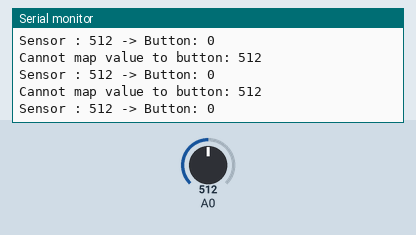
Bench run of a sketch on a simulated Arduino Uno, built with avr-gcc and run on an emulated ATmega328P. Shown: the last lines printed to the serial monitor. The inputs (shaded band) are chosen by the test bench; at power-on: A0 = 512. The audio player accepts every command and is not drawn.

Above: at 1.7 s.
1.8 s: A0 set to 716
At 2.9 s:
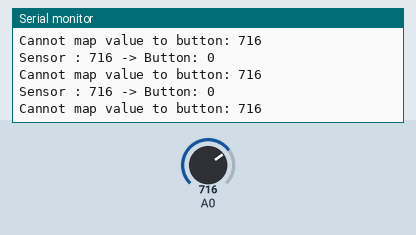
3.3 s: A0 set to 734
At 4.1 s:
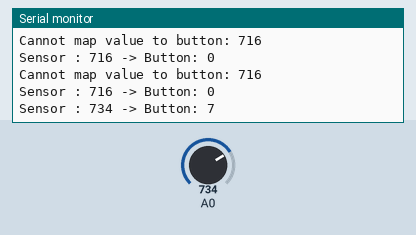
Timing chart, 0 to 6.3 s (numbered marks = the images above; inputs shaded):
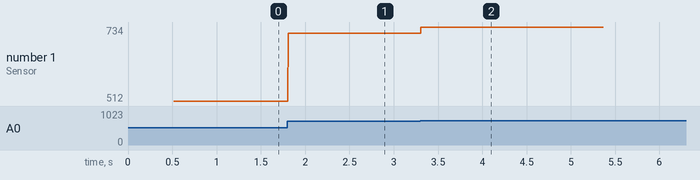

The sketch:

sound-board.ino
```cpp
#include "Arduino.h"
#include "DFRobotDFPlayerMini.h"
#include <SoftwareSerial.h>
SoftwareSerial softSerial(/*rx =*/13, /*tx =*/15);
#define FPSerial softSerial

DFRobotDFPlayerMini myDFPlayer;
int sensorValue = 0;  // variable to store the value coming from the sensor

void printDetail(uint8_t type, int value);

void setup()
{
  FPSerial.begin(9600);

  Serial.begin(115200);

  Serial.println();
  Serial.println(F("DFRobot DFPlayer Mini Demo"));
  Serial.println(F("Initializing DFPlayer ... (May take 3~5 seconds)"));

  if (!myDFPlayer.begin(FPSerial, /*isACK = */true, /*doReset = */true)) {  //Use serial to communicate with mp3.
    Serial.println(F("Unable to begin:"));
    Serial.println(F("1.Please recheck the connection!"));
    Serial.println(F("2.Please insert the SD card!"));
    while(true){
      delay(0); // Code to compatible with ESP8266 watch dog.
    }
  }
  Serial.println(F("DFPlayer Mini online."));

  myDFPlayer.volume(25);  //Set volume value. From 0 to 30
}

void loop()
{
  // read the value from the sensor:
  sensorValue = analogRead(A0);
  int buttonNumber = mapToButtonNumber(sensorValue);
  Serial.print(F("Sensor : "));
  Serial.print(sensorValue);
  Serial.print(F(" -> Button: "));
  Serial.println(buttonNumber);

  if (buttonNumber > 0) {
    //myDFPlayer.play(buttonNumber);
    myDFPlayer.playFolder(0, buttonNumber);
    delay(1000);
  }

  if (myDFPlayer.available()) {
    printDetail(myDFPlayer.readType(), myDFPlayer.read()); //Print the detail message from DFPlayer to handle different errors and states.
  }
}

void printDetail(uint8_t type, int value){
  switch (type) {
    case TimeOut:
      Serial.println(F("Time Out!"));
      break;
    case WrongStack:
      Serial.println(F("Stack Wrong!"));
      break;
    case DFPlayerCardInserted:
      Serial.println(F("Card Inserted!"));
      break;
    case DFPlayerCardRemoved:
      Serial.println(F("Card Removed!"));
      break;
    case DFPlayerCardOnline:
      Serial.println(F("Card Online!"));
      break;
    case DFPlayerUSBInserted:
      Serial.println("USB Inserted!");
      break;
    case DFPlayerUSBRemoved:
      Serial.println("USB Removed!");
      break;
    case DFPlayerPlayFinished:
      Serial.print(F("Number:"));
      Serial.print(value);
      Serial.println(F(" Play Finished!"));
      break;
    case DFPlayerError:
      Serial.print(F("DFPlayerError:"));
      switch (value) {
        case Busy:
          Serial.println(F("Card not found"));
          break;
        case Sleeping:
          Serial.println(F("Sleeping"));
          break;
        case SerialWrongStack:
          Serial.println(F("Get Wrong Stack"));
          break;
        case CheckSumNotMatch:
          Serial.println(F("Check Sum Not Match"));
          break;
        case FileIndexOut:
          Serial.println(F("File Index Out of Bound"));
          break;
        case FileMismatch:
          Serial.println(F("Cannot Find File"));
          break;
        case Advertise:
          Serial.println(F("In Advertise"));
          break;
        default:
          break;
      }
      break;
    default:
      break;
  }

}

int mapToButtonNumber(int sensorValue){
  switch(sensorValue){
    case 75 ... 125:
      return 1;
    case 175 ... 225:
      return 2;
    case 255 ... 305:
      return 3;
    case 345 ... 395:
      return 4;
    case 425 ... 475:
      return 5;
    case 525 ... 575:
      return 6;
    case 725 ... 775:
      return 7;
    case 875 ... 925:
      return 8;
    case 1000 ... 1024:
      return 9;
    default:
      Serial.print(F("Cannot map value to button: "));
      Serial.println(sensorValue);
      return 0;
  }
}
```

Measured:
- the behaviour switches between 724 and 725 on A0 (found by bisection; images 1 and 2)
- after the input at 1.8 s, the serial monitor: prints a new line at once (image 1)
- after the input at 3.3 s, the serial monitor: prints a new line at once (image 2)
- plotted number 1: 512 → 716 after the input at 1.8 s, 716 → 734 after the input at 3.3 s
